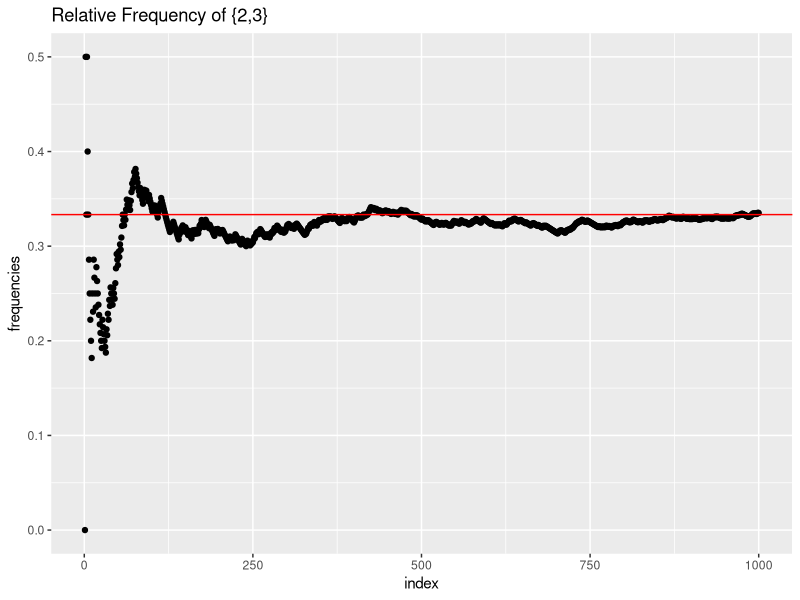
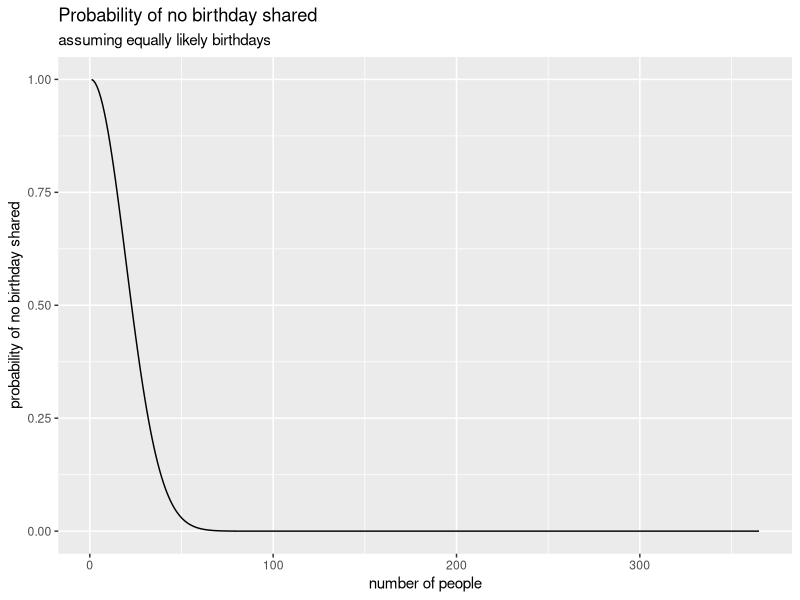

Reproduce these figures in R, in order.
## ---- chunk 1
options(htmltools.dir.version = FALSE)
## ---- chunk 2
library(tidyverse)
E <- c(2,3) #set up the event
n <- 1000 #sample
rolldie <- function(n){
  sample(1:6,n, rep = T)
}
result1 <- rolldie(n) 
sum(result1 %in% E) #This will give you the number of times E occurred
table(result1)# see a table of the results. These shouldn't vary too much
## ---- chunk 3
freqapp <- cumsum(result1 %in% E)/1:n #dividing the results elementwise 
freqdata <- tibble(frequencies = freqapp, index = 1:1000) #make a tibble
## using ggplot to map out the relative frequencies
freqdata %>% 
  ggplot(aes(index,frequencies)) +
  geom_point()+
  geom_hline(yintercept = 1/3, color = "red")+
  labs(title = "Relative Frequency of {2,3}")
## ---- chunk 4
n <- 52
result2 <- 3*4 #amount of cards in a standard deck that are a 2,3, or 7
result2/n #or 12/52 to be more exact
## ---- chunk 5
C <-  c(1:5)
D <- seq(from = 1, to = 100, by = 2)
union(C,D) # Union
intersect(C,D) #Intersection
## ---- chunk 6
#likewise if we do the second step
C2 <-  0
D2 <- seq(from = 1, to = 100, by = 2)
union(C2,D2)
intersect(C2,D2) #this will return an empty value because it is an empty set
## ---- chunk 7
phys <- 2
obs <- 3
clinics <- 3
clinics*phys*obs ## this will give you the total number of possble outcomes
## ---- chunk 8
# Lets think for a second.
# At first, we might be tempted to do 4*3 to get the license plates
# However, this is not the right approach because each letter and number has
# a certain number of outcomes. So L1 = 26(a-z) total outcomes while N1 = 10 #(0-9). With this in mind, we'd do the following
26*26*26*10*10*10*10
## ---- chunk 9
26*25*24*10*9*8*7
## ---- chunk 10
(364/365)^76 ##probability that no student has the same birthday as instructor
## ---- chunk 11
prod(290:365)/365^76 # the manual way
1 - pbirthday(76) #using the built in R function
## ---- chunk 12
vec <- list()
for (i in 1:365) {
  vec[i] <- 1- pbirthday(i)
  }
tibz<- tibble(probability = vec, people = 1:365)
ggplot(tibz, aes(as.numeric(people),as.numeric(probability)))+
  geom_line()+
  labs(title = "Probability of no birthday shared",
       subtitle = "assuming equally likely birthdays",
       x = "number of people",
       y = "probability of no birthday shared")
## ---- chunk 13
prod(366:(366-1+1))
## ---- chunk 14
(choose(13,1)*choose(4,3)*choose(12,1)*choose(4,2))/choose(52,5)
## ---- chunk 15
n<- 6*6 #number of total outcomes 
2/n
#if given first number is 1
1/n
## ---- chunk 16
(6/10)*(4/9)+ (4/10) * (3/9)
## ---- chunk 17
(4/52)*(4/51)*(4/50)
## ---- chunk 18
PA_1 <- .001 #population that has the disease
PA_2 <- .999 #population that does not have the disease
##B indicates a positive test result
PBA_2 <- .02 #Positive result given does not have disease
PBA_1 <- .99 #positive result given individual has disease

## Bayes approach 
(PA_1*PBA_1)/((PA_1*PBA_1)+(PA_2*PBA_2))
## ---- chunk 19
A1 <- .5
A2 <- .3
A3 <- .2
PDA1 <- .08
PDA2 <- .04
PDA3 <- .02
PD <- sum((PDA1*A1),(PDA2*A2),(PDA3*A3))
(A1 * PDA1)/PD
## ---- chunk 20
lpizza <- .75
npizza <- 1-lpizza
#Probability that first likes pizza while second does not is
lpizza*(npizza)
